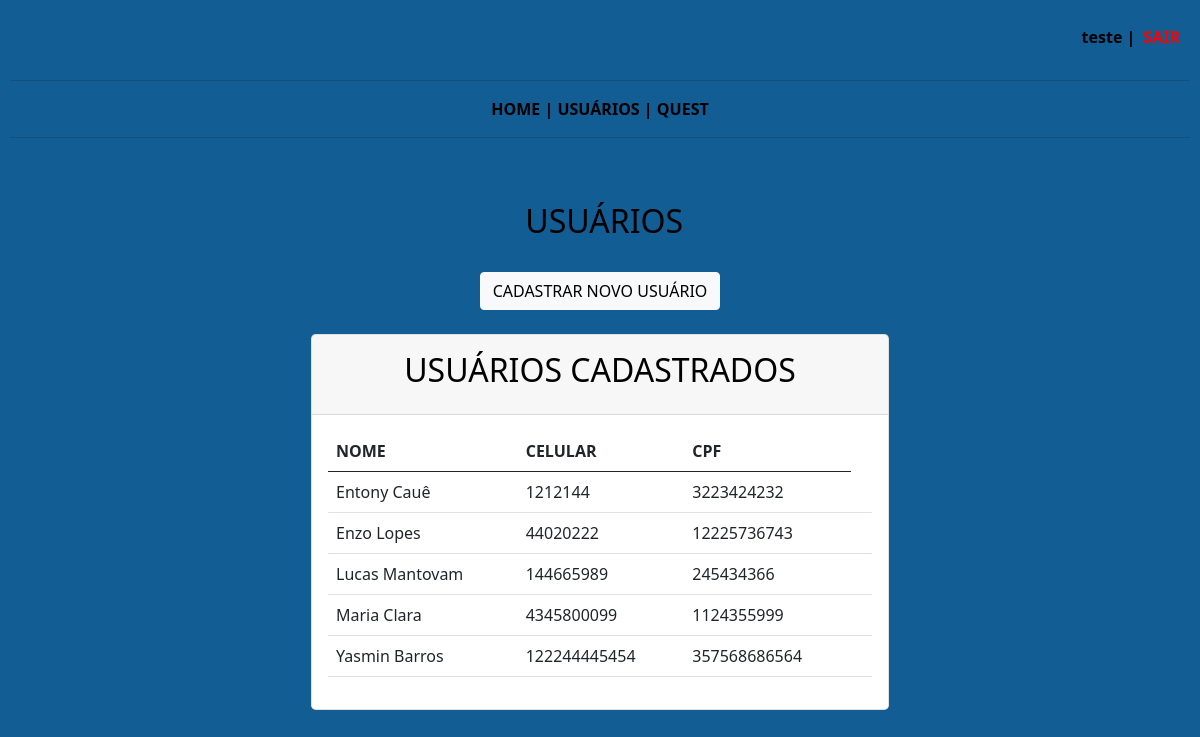
The app's page /conecta/usu.php (signed in) with its own data.
### tables this page shows
CREATE TABLE `moreta` (
  `id` int(11) NOT NULL,
  `nome` varchar(200) NOT NULL,
  `celular` varchar(15) NOT NULL,
  `cpf` varchar(20) NOT NULL
);

### conecta/usu.php (the view, shortened to what this page needs)
<?php
    include 'conecta.php';
?>
<!DOCTYPE html>
<html lang="pt-br">
    <head>
        <link href="https://cdn.jsdelivr.net/npm/bootstrap@5.0.2/dist/css/bootstrap.min.css" rel="stylesheet">
    </head>
    <body>
        <header class="main-header">
            <div class="user-info">
                <?php
                    if (!empty($_SESSION["user"])) {
                        $usuario = $_SESSION["user"];
                        echo "<span class='username'>".htmlspecialchars($usuario)." | </span><a class='logout-link' href='sair.php'>SAIR</a>";
                    }
                ?>
            </div>
        </header>
        <center>
        <nav>
            <hr>
         <?php include 'menu.php'; ?>
            <hr>
        </nav>
        </center>
        <br>
        <br>
        <center><h2>&nbsp;USUÁRIOS</h2></center>
        <br>
        <center><button type="button" class="btn btn-light" data-bs-toggle="modal" data-bs-target="#exampleModal">
            CADASTRAR NOVO USUÁRIO
        </button></center>
        <br>
        <div class="row justify-content-center row-cols-1 row-cols-md-2 mb-3 text-center">
            <div class="col">
                <div class="card mb-4 rounded-3 shadow-sw">
                    <div class="card-header py-3">
                        <h2>USUÁRIOS CADASTRADOS</h2>
                    </div>
                    <div class="card-body text-start">
                        <table class="table table-hover">
                            <thead>
                                <tr>
                                    <th scope="col">NOME</th>
                                    <th scope="col">CELULAR</th>
                                    <th scope="col">CPF</th>
                                </tr>
                            </thead>
                            <tbody>
                                <tr>
                                    <?php
                                        $pesquisa = mysqli_query($conn, "SELECT * FROM moreta ORDER BY nome");
                                        $row = mysqli_num_rows($pesquisa);
                                        if ($row > 0) {
                                            while ($registro = $pesquisa -> fetch_array()) {
                                                $nome = $registro['nome'];
                                                $celular = $registro['celular'];
                                                $cpf = $registro['cpf'];
                                                echo '<td>'.$nome.'</td>';
                                                echo '<td>'.$celular.'</td>';
                                                echo '<td>'.$cpf.'</td>';
                                                echo '<td><a
                                                <path d="M15.502 1.94a.5.5 0 0 1 0 .706L14.459 3.69l-2-2L13.502.646a.5.5 0 0 1 .707 0l1.293 1.293zm-1.75 2.456-2-2L4.939 9.21a.5.5 0 0 0-.121.196l-.805 2.414a.25.25 0 0 0 .316.316l2.414-.805a.5.5 0 0 0 .196-.12l6.813-6.814z"/>
                                                <path fill-rule="evenodd" d="M1 13.5A1.5 1.5 0 0 0 2.5 15h11a1.5 1.5 0 0 0 1.5-1.5v-6a.5.5 0 0 0-1 0v6a.5.5 0 0 1-.5.5h-11a.5.5 0 0 1-.5-.5v-11a.5.5 0 0 1 .5-.5H9a.5.5 0 0 0 0-1H2.5A1.5 1.5 0 0 0 1 2.5z"/>
                                                <path d="M5.5 5.5A.5.5 0 0 1 6 6v6a.5.5 0 0 1-1 0V6a.5.5 0 0 1 .5-.5m2.5 0a.5.5 0 0 1 .5.5v6a.5.5 0 0 1-1 0V6a.5.5 0 0 1 .5-.5m3 .5a.5.5 0 0 0-1 0v6a.5.5 0 0 0 1 0z"/>
                                                <path d="M14.5 3a1 1 0 0 1-1 1H13v9a2 2 0 0 1-2 2H5a2 2 0 0 1-2-2V4h-.5a1 1 0 0 1-1-1V2a1 1 0 0 1 1-1H6a1 1 0 0 1 1-1h2a1 1 0 0 1 1 1h3.5a1 1 0 0 1 1 1zM4.118 4 4 4.059V13a1 1 0 0 0 1 1h6a1 1 0 0 0 1-1V4.059L11.882 4zM2.5 3h11V2h-11z"/>
                                                </svg></a></td>';
                                                echo '</tr>';
                                            }
                                        } else {
                                            echo "NÃO HÁ USUÁRIOS CADASTRADOS!";
                                        }
                                    ?>
                            </tbody>
                        </table>
                    </div>
                </div>
            </div>
        </div>
    </body>
</html>

### conecta/usu.php (style rules this page uses)
body { background-color: #115d94; padding: 5px; margin: 5px; }
h2 { color: black; }
.main-header { display: flex; justify-content: space-between; align-items: center; padding: 15px 10px; }
.user-info { display: flex; align-items: center; gap: 8px; color: black; }
.username { font-weight: bold; }
.logout-link { color: red; font-weight: bold; text-decoration: none; }

### records on screen
moreta: nome "Entony Cauê", celular "1212144", cpf "3223424232"
moreta: nome "Enzo Lopes", celular "44020222", cpf "12225736743"
moreta: nome "Lucas Mantovam", celular "144665989", cpf "245434366"
moreta: nome "Maria Clara", celular "4345800099", cpf "1124355999"
moreta: nome "Yasmin Barros", celular "122244445454", cpf "357568686564"

### other values on screen
$usuario "teste"
